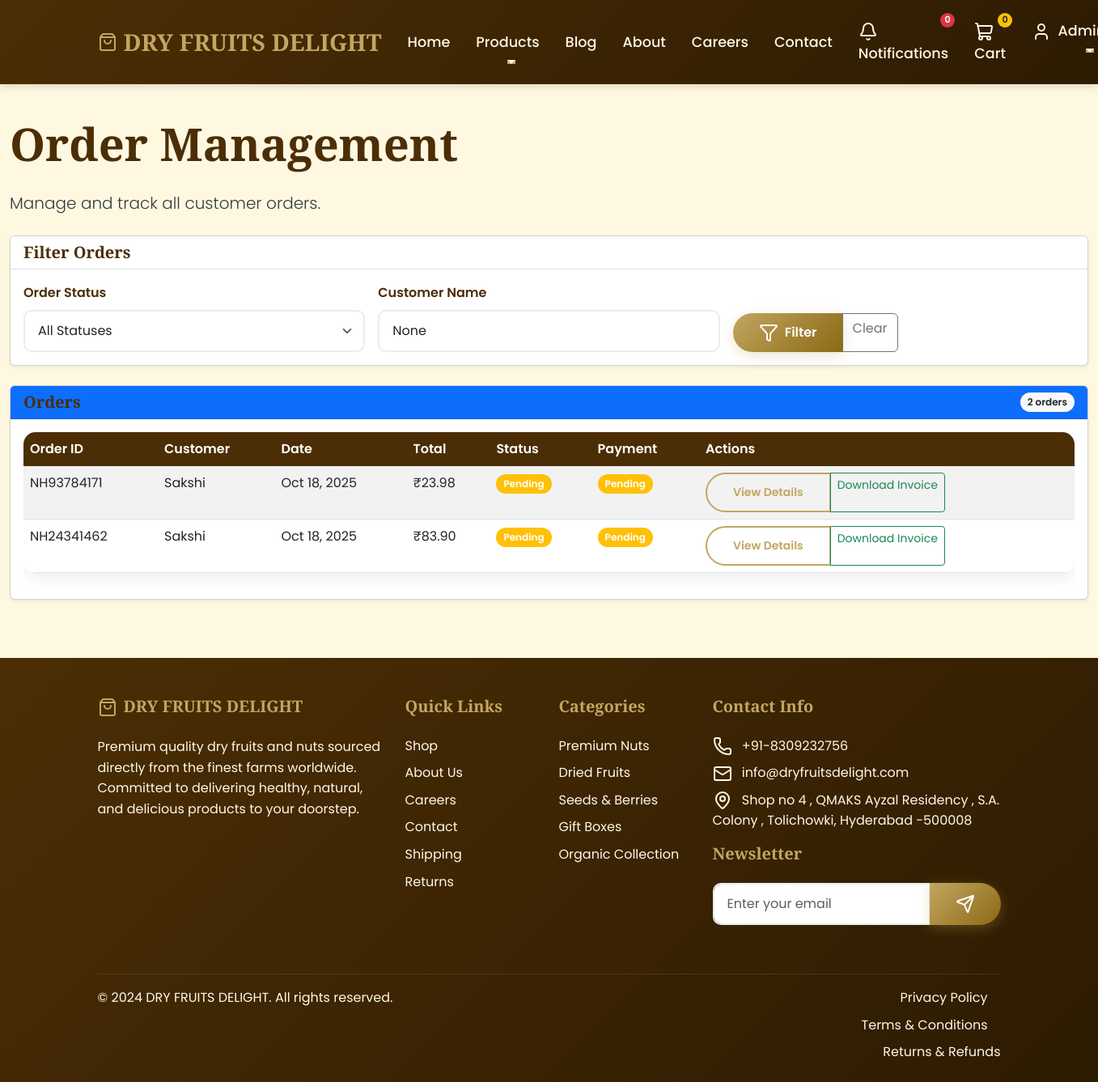
/api/orders/manage/ (signed in), run on an earlier commit of the app's database.
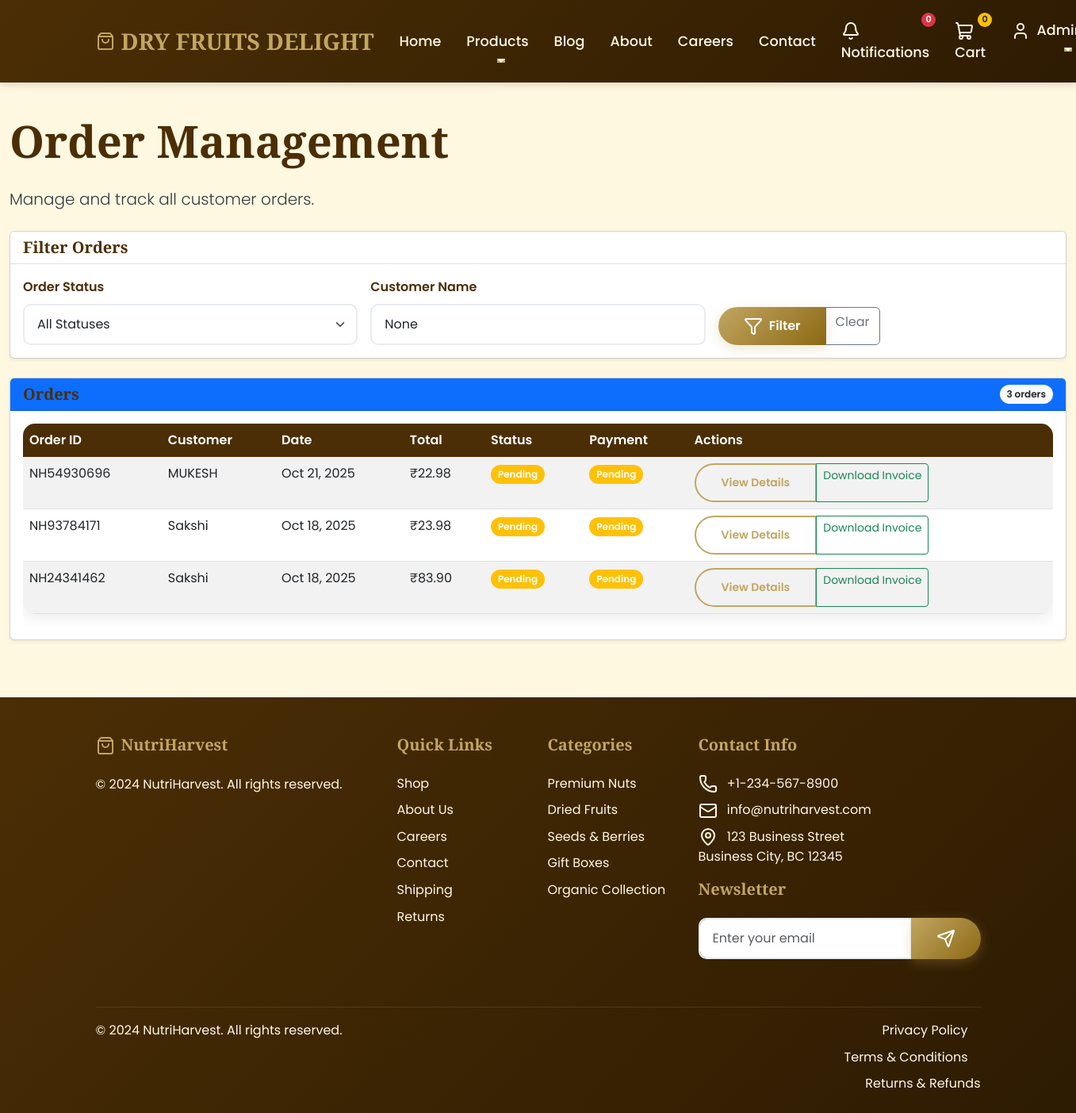
And on a later commit of the database.
### apps/orders/models.py (models this page shows, shortened)
class Order(models.Model):
    STATUS_CHOICES = [
        ('pending', 'Pending'),
        ('processing', 'Processing'),
        ('shipped', 'Shipped'),
        ('delivered', 'Delivered'),
        ('cancelled', 'Cancelled'),
    ]
    PAYMENT_CHOICES = [
        ('cod', 'Cash on Delivery'),
        ('online', 'Online Payment'),
    ]
    PAYMENT_STATUS_CHOICES = [
        ('pending', 'Pending'),
        ('paid', 'Paid'),
        ('failed', 'Failed'),
    ]
    order_number = models.CharField(max_length=20, unique=True)
    customer = models.ForeignKey(User, on_delete=models.CASCADE, related_name='orders')
    total_amount = models.DecimalField(max_digits=10, decimal_places=2)
    payment_mode = models.CharField(max_length=10, choices=PAYMENT_CHOICES, default='cod')
    payment_status = models.CharField(max_length=10, choices=PAYMENT_STATUS_CHOICES, default='pending')
    order_status = models.CharField(max_length=15, choices=STATUS_CHOICES, default='pending')
    shipping_name = models.CharField(max_length=100)
    shipping_email = models.EmailField()
    shipping_mobile = models.CharField(max_length=15)
    shipping_address = models.TextField()
    shipping_city = models.CharField(max_length=50)
    shipping_pincode = models.CharField(max_length=10)
    created_at = models.DateTimeField(default=timezone.now)
    updated_at = models.DateTimeField(auto_now=True)
    class Meta:
        ordering = ['-created_at']
        indexes = [
            models.Index(fields=['-created_at']),
            models.Index(fields=['order_status']),
            models.Index(fields=['payment_status']),
            models.Index(fields=['customer']),
            models.Index(fields=['order_number']),
        ]

### apps/users/models.py (models this page shows, shortened)
class User(AbstractUser):
    full_name = models.CharField(max_length=100)
    mobile = models.CharField(max_length=15, blank=True)
    role = models.ForeignKey(Role, on_delete=models.PROTECT, null=True)
    is_active = models.BooleanField(default=True)
    date_joined = models.DateTimeField(default=timezone.now)
    def has_permission(self, module, permission_type):
        if not self.role:
            return False
        if self.role.name == 'admin':
            return True
        try:
            perm = Permission.objects.get(role=self.role, module=module)
            return getattr(perm, f'can_{permission_type}', False)
        except Permission.DoesNotExist:
            return False

### apps/cms/models.py (models this page shows, shortened)
class FooterContent(models.Model):
    business_name = models.CharField(max_length=100, default="DRY FRUITS DELIGHT")
    copyright_text = models.CharField(max_length=200, default="© 2024 DRY FRUITS DELIGHT. All rights reserved.")
    address = models.TextField()
    phone = models.CharField(max_length=20)
    email = models.EmailField()
    facebook_url = models.URLField(blank=True)
    instagram_url = models.URLField(blank=True)
    twitter_url = models.URLField(blank=True)
    youtube_url = models.URLField(blank=True)
    is_active = models.BooleanField(default=True)
    updated_at = models.DateTimeField(auto_now=True)
    class Meta:
        verbose_name = "Footer Content"
        verbose_name_plural = "Footer Content"

### apps/orders/views.py (the view)
# urls.py: path('manage/', views.order_management, name='order_management'),
@login_required
def order_management(request):
    if not request.user.has_permission('orders', 'view'):
        messages.error(request, 'Access denied.')
        return redirect('core:dashboard')
    orders = Order.objects.select_related('customer').prefetch_related('items__product', 'items__gift_wrap')
    status_filter = request.GET.get('status')
    if status_filter:
        orders = orders.filter(order_status=status_filter)
    customer_filter = request.GET.get('customer')
    if customer_filter:
        orders = orders.filter(customer__full_name__icontains=customer_filter)
    paginator = Paginator(orders, 20)
    page_number = request.GET.get('page')
    page_obj = paginator.get_page(page_number)
    context = {
        'orders': page_obj,
        'status_choices': Order.STATUS_CHOICES,
        'selected_status': status_filter,
        'customer_filter': customer_filter,
        'can_edit': request.user.has_permission('orders', 'edit'),
    }
    return render(request, 'orders/order_management.html', context)

### apps/core/context_processors.py (called while the page is built)
def footer_content(request):
    try:
        footer = FooterContent.objects.get(is_active=True)
    except FooterContent.DoesNotExist:
        footer = None
    return {
        'footer_content': footer
    }

### templates/orders/order_management.html (shortened to what the changed rows need)
{% extends 'base.html' %}
{% load static %}
{% block content %}
<div class="container-fluid py-4">
    <div class="row">
        <div class="col-12">
            <h1 class="display-4 fw-bold mb-4">Order Management</h1>
            <div class="card shadow-sm">
                <div class="card-header bg-primary text-white d-flex justify-content-between align-items-center">
                    <h5 class="mb-0">Orders</h5>
                    <span class="badge bg-light text-dark">{{ orders.paginator.count }} orders</span>
                </div>
                <div class="card-body">
                    {% if orders %}
                    <div class="table-responsive">
                        <table class="table table-striped">
                            <thead>
                                <tr>
                                    <th>Order ID</th>
                                    <th>Customer</th>
                                    <th>Date</th>
                                    <th>Total</th>
                                    <th>Status</th>
                                    <th>Payment</th>
                                    <th>Actions</th>
                                </tr>
                            </thead>
                            <tbody>
                                {% for order in orders %}
                                <tr>
                                    <td>{{ order.order_number }}</td>
                                    <td>{{ order.customer.full_name }}</td>
                                    <td>{{ order.created_at|date:"M d, Y" }}</td>
                                    <td>₹{{ order.total_amount|floatformat:2 }}</td>
                                    <td>
                                        <span class="badge bg-{% if order.order_status == 'pending' %}warning{% elif order.order_status == 'processing' %}info{% elif order.order_status == 'shipped' %}primary{% elif order.order_status == 'delivered' %}success{% else %}danger{% endif %}">
                                            {{ order.get_order_status_display }}
                                        </span>
                                    </td>
                                    <td>
                                        <span class="badge bg-{% if order.payment_status == 'paid' %}success{% elif order.payment_status == 'pending' %}warning{% else %}danger{% endif %}">
                                            {{ order.get_payment_status_display }}
                                        </span>
                                    </td>
                                    <td>
                                        <div class="btn-group" role="group">
                                            <a href="{% url 'orders:order_detail' order.id %}" class="btn btn-sm btn-outline-primary">View Details</a>
                                            <a href="{% url 'orders:orders-invoice' pk=order.id %}?download=pdf" class="btn btn-sm btn-outline-success">Download Invoice</a>
                                        </div>
                                    </td>
                                </tr>
                                {% endfor %}
                            </tbody>
                        </table>
                    </div>
                    {% else %}
                    <div class="text-center py-5">
                        <i data-lucide="package" class="text-muted" style="width: 48px; height: 48px;"></i>
                        <h5 class="mt-3">No orders found</h5>
                        <p class="text-muted">No orders match your current filters.</p>
                    </div>
                    {% endif %}
                </div>
            </div>
        </div>
    </div>
</div>
{% endblock %}

### templates/base.html (shortened to what the changed rows need)
<!DOCTYPE html>
<html lang="en">
{% load static %}
<head>
    <link href="https://cdn.jsdelivr.net/npm/bootstrap@5.3.0/dist/css/bootstrap.min.css" rel="stylesheet">
    <link href="{% static 'css/style.css' %}" rel="stylesheet">
</head>
<body class="{% if user.is_authenticated %}authenticated{% endif %}">
    <main>
        {% block content %}{% endblock %}
    </main>
    <footer class="footer">
        <div class="container">
            <div class="row">
                <div class="col-lg-4 col-md-6 mb-4">
                    {% if footer_content %}
                        <h5><i data-lucide="shopping-bag" class="me-2"></i>{{ footer_content.business_name }}</h5>
                        <p class="mb-3">{{ footer_content.copyright_text|linebreaksbr }}</p>
                        <div class="d-flex">
                        </div>
                    {% else %}
                        <h5><i data-lucide="shopping-bag" class="me-2"></i>DRY FRUITS DELIGHT</h5>
                        <p class="mb-3">Premium quality dry fruits and nuts sourced directly from the finest farms worldwide. Committed to delivering healthy, natural, and delicious products to your doorstep.</p>
                        <div class="d-flex">
                        </div>
                    {% endif %}
                </div>
                <div class="col-lg-4 col-md-6 mb-4">
                    {% if footer_content %}
                        <ul class="list-unstyled">
                            <li class="mb-2">
                                <i data-lucide="phone" class="me-2"></i>
                                {{ footer_content.phone }}
                            </li>
                            <li class="mb-2">
                                <i data-lucide="mail" class="me-2"></i>
                                {{ footer_content.email }}
                            </li>
                            <li class="mb-3">
                                <i data-lucide="map-pin" class="me-2"></i>
                                {{ footer_content.address|linebreaksbr }}
                            </li>
                        </ul>
                    {% else %}
                        <ul class="list-unstyled">
                            <li class="mb-2">
                                <i data-lucide="phone" class="me-2"></i>
                                +91-8309232756
                            </li>
                            <li class="mb-2">
                                <i data-lucide="mail" class="me-2"></i>
                                info@dryfruitsdelight.com
                            </li>
                            <li class="mb-3">
                                <i data-lucide="map-pin" class="me-2"></i>
                                Shop no 4 , QMAKS Ayzal Residency , S.A. Colony , Tolichowki, Hyderabad -500008
                            </li>
                        </ul>
                    {% endif %}
                </div>
            </div>
            <div class="footer-bottom">
                <div class="row">
                    <div class="col-md-6">
                        {% if footer_content %}
                            <p>{{ footer_content.copyright_text }}</p>
                        {% else %}
                            <p>&copy; 2024 DRY FRUITS DELIGHT. All rights reserved.</p>
                        {% endif %}
                    </div>
                </div>
            </div>
        </div>
    </footer>
</body>
</html>

What changed in the data, as far as the page shows it:
added Order: order_number "NH54930696", customer.full_name "MUKESH", created_at "Oct 21, 2025", total_amount "22.98", order_status "Pending", payment_status "Pending"
added FooterContent: business_name "NutriHarvest", copyright_text "© 2024 NutriHarvest. All rights reserved.", phone "+1-234-567-8900", email "info@nutriharvest.com", address "123 Business Street Business City, BC 12345"
Also different on the page:
{{ orders.paginator.count }}: "2" → "3"
text no longer shown: "DRY FRUITS DELIGHT Premium quality dry fruits and nuts sourced directly from the finest farms worldwide. Committed to delivering healthy, natural, and delicious products to your doorstep. +91-8309232756 info@dryfruitsdelight.com Shop no 4 , QMAKS Ayzal Residency , S.A. Colony , Tolichowki, Hyderabad -500008 © 2024 DRY FRUITS DELIGHT. All rights reserved."
